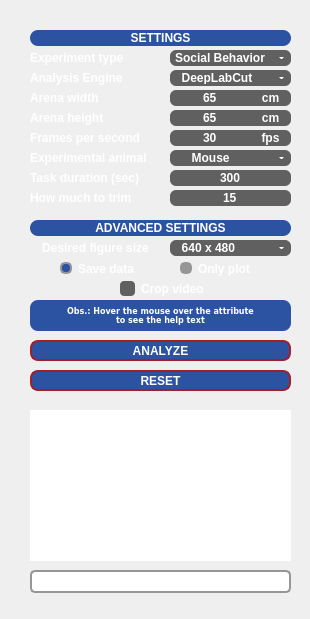
    <widget class="QWidget" name="analysis_tab">
     <attribute name="title">
      <string>ANALYSIS</string>
     </attribute>
     <widget class="QFrame" name="interface_frame">
      <property name="geometry">
       <rect>
        <x>10</x>
        <y>10</y>
        <width>291</width>
        <height>600</height>
       </rect>
      </property>
      <property name="sizePolicy">
       <sizepolicy hsizetype="Preferred" vsizetype="Preferred">
        <horstretch>0</horstretch>
        <verstretch>0</verstretch>
       </sizepolicy>
      </property>
      <property name="maximumSize">
       <size>
        <width>500</width>
        <height>600</height>
       </size>
      </property>
      <property name="styleSheet">
       <string notr="true">QLabel{}QCheckBox{color:#FFFFFF;font:8pt&quot;DejaVu Sans&quot;;font-weight:bold;}QCheckBox::indicator{width:15px;height:15px;background-color:#606060;border-radius:4px;}QCheckBox::indicator:checked{background-color:#A21F27;}</string>
      </property>
      <widget class="QPushButton" name="analysis_button">
       <property name="geometry">
        <rect>
         <x>20</x>
         <y>330</y>
         <width>261</width>
         <height>21</height>
        </rect>
       </property>
       <property name="cursor">
        <cursorShape>PointingHandCursor</cursorShape>
       </property>
       <property name="styleSheet">
        <string notr="true">QPushButton{font:10pt&quot;DejaVu Sans&quot;;font-weight:bold;}QPushButton{border:2px solid #A21F27;border-radius:8px;background-color:#2C53A1;color:#FFFFFF;font:10pt&quot;DejaVu Sans&quot;;font-weight:bold;}QPushButton:pressed{border:2px solid #A21F27;border-radius:8px;background-color:#A21F27;color:#FFFFFF;}</string>
       </property>
       <property name="text">
        <string notr="true">ANALYZE</string>
       </property>
      </widget>
      <widget class="QLabel" name="label_1">
       <property name="geometry">
        <rect>
         <x>20</x>
         <y>20</y>
         <width>261</width>
         <height>16</height>
        </rect>
       </property>
       <property name="styleSheet">
        <string notr="true">QLabel{border:#969696;background-color:#2C53A1;border-radius:8px;color:#FFFFFF;font:7pt&quot;DejaVu Sans&quot;;font-weight:bold;}</string>
       </property>
       <property name="text">
        <string notr="true">SETTINGS</string>
       </property>
       <property name="alignment">
        <set>Qt::AlignCenter</set>
       </property>
      </widget>
      <widget class="QComboBox" name="type_combobox">
       <property name="geometry">
        <rect>
         <x>160</x>
         <y>40</y>
         <width>121</width>
         <height>16</height>
        </rect>
       </property>
       <property name="cursor">
        <cursorShape>PointingHandCursor</cursorShape>
       </property>
       <property name="styleSheet">
        <string notr="true">QComboBox{color:#FFFFFF;font:7pt&quot;DejaVu Sans&quot;;font-weight:bold;background-color:#606060;border:0px;border-radius:6px;}QListView{color:#FFFFFF;font:8pt&quot;Century Gothic&quot;;font-weight:bold;background-color:#969696;border:0px;}QListView{color:#FFFFFF;font:7pt&quot;DejaVu Sans&quot;;font-weight:bold;background-color:#606060;border:0px;border-radius:6px;}QComboBox::drop-down{width:20px;border:5px;}QComboBox::down-arrow{border-left:2px solid none;border-right:2px solid none;border-top:2px solid #FFFFFF;width:0.5px;height:1px;border-radius:2px;}QComboBox::down-arrow:hover{border-left:2px solid none;border-right:2px solid none;border-top:2px solid #A21F27;width:0.5px;height:1px;border-radius:2px;}QAbstractItemView{border:2px solid #969696;selection-background-color:#2C53A1;}</string>
       </property>
       <property name="currentText">
        <string notr="true">Social Behavior</string>
       </property>
       <property name="currentIndex">
        <number>0</number>
       </property>
       <item>
        <property name="text">
         <string>Social Behavior</string>
        </property>
       </item>
       <item>
        <property name="text">
         <string notr="true">   Plus Maze</string>
        </property>
       </item>
       <item>
        <property name="text">
         <string notr="true">   Open Field</string>
        </property>
       </item>
      </widget>
      <widget class="QPushButton" name="clear_button">
       <property name="geometry">
        <rect>
         <x>20</x>
         <y>360</y>
         <width>261</width>
         <height>21</height>
        </rect>
       </property>
       <property name="cursor">
        <cursorShape>PointingHandCursor</cursorShape>
       </property>
       <property name="styleSheet">
        <string notr="true">QPushButton{font:14pt&quot;DejaVu Sans&quot;;font-weight:bold;}QPushButton{border:2px solid #A21F27;border-radius:8px;background-color:#2C53A1;color:#FFFFFF;font:10pt&quot;DejaVu Sans&quot;;font-weight:bold;}QPushButton:pressed{border:2px solid #A21F27;border-radius:8px;background-color:#A21F27;color:#FFFFFF;}</string>
       </property>
       <property name="text">
        <string notr="true">RESET</string>
       </property>
      </widget>
      <widget class="QLineEdit" name="arena_width_lineedit">
       <property name="geometry">
        <rect>
         <x>160</x>
         <y>80</y>
         <width>81</width>
         <height>16</height>
        </rect>
       </property>
       <property name="styleSheet">
        <string notr="true">QLineEdit{border:#969696;background-color:#606060;border-bottom-left-radius:6px;border-top-left-radius:6px;color:#FFFFFF;font:7pt&quot;DejaVu Sans&quot;;font-weight:bold;}</string>
       </property>
       <property name="text">
        <string notr="true">65</string>
       </property>
       <property name="alignment">
        <set>Qt::AlignCenter</set>
       </property>
      </widget>
      <widget class="QLineEdit" name="arena_height_lineedit">
       <property name="geometry">
        <rect>
         <x>160</x>
         <y>100</y>
         <width>81</width>
         <height>16</height>
        </rect>
       </property>
       <property name="styleSheet">
        <string notr="true">QLineEdit{border:#969696;background-color:#606060;border-bottom-left-radius:6px;border-top-left-radius:6px;color:#FFFFFF;font:7pt&quot;DejaVu Sans&quot;;font-weight:bold;}</string>
       </property>
       <property name="text">
        <string notr="true">65</string>
       </property>
       <property name="alignment">
        <set>Qt::AlignCenter</set>
       </property>
      </widget>
      <widget class="QLineEdit" name="frames_per_second_lineedit">
       <property name="geometry">
        <rect>
         <x>160</x>
         <y>120</y>
         <width>81</width>
         <height>16</height>
        </rect>
       </property>
       <property name="styleSheet">
        <string notr="true">QLineEdit{border:#969696;background-color:#606060;border-bottom-left-radius:6px;border-top-left-radius:6px;color:#FFFFFF;font:7pt&quot;DejaVu Sans&quot;;font-weight:bold;}</string>
       </property>
       <property name="text">
        <string notr="true">30</string>
       </property>
       <property name="alignment">
        <set>Qt::AlignCenter</set>
       </property>
      </widget>
      <widget class="QLabel" name="label_2">
       <property name="geometry">
        <rect>
         <x>20</x>
         <y>40</y>
         <width>112</width>
         <height>16</height>
        </rect>
       </property>
       <property name="maximumSize">
        <size>
         <width>114</width>
         <height>16</height>
        </size>
       </property>
       <property name="styleSheet">
        <string notr="true">QLabel{color:#FFFFFF;font:7pt&quot;DejaVu Sans&quot;;font-weight:bold;}</string>
       </property>
       <property name="text">
        <string notr="true">Experiment type</string>
       </property>
       <property name="alignment">
        <set>Qt::AlignLeading|Qt::AlignLeft|Qt::AlignVCenter</set>
       </property>
      </widget>
      <widget class="QLabel" name="label_3">
       <property name="geometry">
        <rect>
         <x>20</x>
         <y>80</y>
         <width>114</width>
         <height>16</height>
        </rect>
       </property>
       <property name="maximumSize">
        <size>
         <width>114</width>
         <height>16</height>
        </size>
       </property>
       <property name="styleSheet">
        <string notr="true">QLabel{color:#FFFFFF;font:7pt&quot;DejaVu Sans&quot;;font-weight:bold;}</string>
       </property>
       <property name="text">
        <string notr="true">Arena width</string>
       </property>
       <property name="alignment">
        <set>Qt::AlignLeading|Qt::AlignLeft|Qt::AlignVCenter</set>
       </property>
      </widget>
      <widget class="QLabel" name="label_4">
       <property name="geometry">
        <rect>
         <x>20</x>
         <y>100</y>
         <width>114</width>
         <height>16</height>
        </rect>
       </property>
       <property name="maximumSize">
        <size>
         <width>114</width>
         <height>16</height>
        </size>
       </property>
       <property name="styleSheet">
        <string notr="true">QLabel{color:#FFFFFF;font:7pt&quot;DejaVu Sans&quot;;font-weight:bold;}</string>
       </property>
       <property name="text">
        <string notr="true">Arena height</string>
       </property>
       <property name="alignment">
        <set>Qt::AlignLeading|Qt::AlignLeft|Qt::AlignVCenter</set>
       </property>
      </widget>
      <widget class="QLabel" name="label_5">
       <property name="geometry">
        <rect>
         <x>20</x>
         <y>120</y>
         <width>131</width>
         <height>16</height>
        </rect>
       </property>
       <property name="styleSheet">
        <string notr="true">QLabel{color:#FFFFFF;font:7pt&quot;DejaVu Sans&quot;;font-weight:bold;}</string>
       </property>
       <property name="text">
        <string notr="true">Frames per second</string>
       </property>
       <property name="alignment">
        <set>Qt::AlignLeading|Qt::AlignLeft|Qt::AlignVCenter</set>
       </property>
      </widget>
      <widget class="QLabel" name="label_6">
       <property name="geometry">
        <rect>
         <x>240</x>
         <y>80</y>
         <width>41</width>
         <height>16</height>
        </rect>
       </property>
       <property name="styleSheet">
        <string notr="true">QLabel{border:#969696;background-color:#606060;border-bottom-right-radius:6px;border-top-right-radius:6px;color:#FFFFFF;font:7pt&quot;DejaVu Sans&quot;;font-weight:bold;}</string>
       </property>
       <property name="text">
        <string notr="true">cm</string>
       </property>
       <property name="alignment">
        <set>Qt::AlignCenter</set>
       </property>
      </widget>
      <widget class="QLabel" name="label_7">
       <property name="geometry">
        <rect>
         <x>240</x>
         <y>100</y>
         <width>41</width>
         <height>16</height>
        </rect>
       </property>
       <property name="styleSheet">
        <string notr="true">QLabel{border:#969696;background-color:#606060;border-bottom-right-radius:6px;border-top-right-radius:6px;color:#FFFFFF;font:7pt&quot;DejaVu Sans&quot;;font-weight:bold;}</string>
       </property>
       <property name="text">
        <string notr="true">cm</string>
       </property>
       <property name="alignment">
        <set>Qt::AlignCenter</set>
       </property>
      </widget>
      <widget class="QLabel" name="label_8">
       <property name="geometry">
        <rect>
         <x>240</x>
         <y>120</y>
         <width>41</width>
         <height>16</height>
        </rect>
       </property>
       <property name="styleSheet">
        <string notr="true">QLabel{border:#969696;background-color:#606060;border-bottom-right-radius:6px;border-top-right-radius:6px;color:#FFFFFF;font:7pt&quot;DejaVu Sans&quot;;font-weight:bold;}</string>
       </property>
       <property name="text">
        <string notr="true">fps</string>
       </property>
       <property name="alignment">
        <set>Qt::AlignCenter</set>
       </property>
      </widget>
      <widget class="QLabel" name="label_10">
       <property name="geometry">
        <rect>
         <x>20</x>
         <y>140</y>
         <width>131</width>
         <height>16</height>
        </rect>
       </property>
       <property name="toolTip">
        <string>&lt;html&gt;&lt;head/&gt;&lt;body&gt;&lt;p&gt;&lt;span style=&quot; font-size:8pt; font-weight:400;&quot;&gt;Select the experimental animal used.&lt;/span&gt;&lt;/p&gt;&lt;p align=&quot;justify&quot;&gt;&lt;span style=&quot; font-size:8pt; font-weight:400; font-style:italic;&quot;&gt;Currently the calculations are being made considering these animals:&lt;br/&gt;Mouse = C57BL/6&lt;br/&gt;Rat = Wistar&lt;/span&gt;&lt;/p&gt;&lt;/body&gt;&lt;/html&gt;</string>
       </property>
       <property name="styleSheet">
        <string notr="true">QLabel{color:#FFFFFF;font:7pt&quot;DejaVu Sans&quot;;font-weight:bold;}</string>
       </property>
       <property name="text">
        <string notr="true">Experimental animal</string>
       </property>
       <property name="alignment">
        <set>Qt::AlignLeading|Qt::AlignLeft|Qt::AlignVCenter</set>
       </property>
      </widget>
      <widget class="QTextEdit" name="resume_lineedit">
       <property name="geometry">
        <rect>
         <x>20</x>
         <y>400</y>
         <width>261</width>
         <height>151</height>
        </rect>
       </property>
       <property name="styleSheet">
        <string notr="true">QTextEdit{color:#FFFFFF;font:5pt&quot;DejaVu Sans&quot;;font-weight:bold}
QScrollBar:horizontal {
    background-color: #353535;
    height: 10px;
}

QScrollBar::handle:horizontal {
    background-color: #2C53A1;
    min-width: 20px;
}

QScrollBar::add-page:horizontal,
QScrollBar::sub-page:horizontal {
    background-color: #353535;
}

QScrollBar:vertical {
    background-color: #353535;
    width: 10px;
}

QScrollBar::handle:vertical {
    background-color: #2C53A1;
    min-height: 20px;
}

QScrollBar::add-page:vertical,
QScrollBar::sub-page:vertical {
    background-color: #353535;
}</string>
       </property>
       <property name="frameShape">
        <enum>QFrame::NoFrame</enum>
       </property>
       <property name="frameShadow">
        <enum>QFrame::Plain</enum>
       </property>
       <property name="readOnly">
        <bool>true</bool>
       </property>
      </widget>
      <widget class="QProgressBar" name="progress_bar">
       <property name="geometry">
        <rect>
         <x>20</x>
         <y>560</y>
         <width>261</width>
         <height>23</height>
        </rect>
       </property>
       <property name="styleSheet">
        <string notr="true">QProgressBar { border: 2px solid #969696;border-radius:5px;text-align:center;color:#FFFFFF;font:10pt&quot;DejaVu Sans&quot;;font-weight:bold;}QProgressBar::chunk{background-color:#2C53A1;width:20px;}
</string>
       </property>
       <property name="value">
        <number>0</number>
       </property>
      </widget>
      <widget class="QComboBox" name="animal_combobox">
       <property name="geometry">
        <rect>
         <x>160</x>
         <y>140</y>
         <width>121</width>
         <height>16</height>
        </rect>
       </property>
       <property name="cursor">
        <cursorShape>PointingHandCursor</cursorShape>
       </property>
       <property name="toolTip">
        <string>&lt;html&gt;&lt;head/&gt;&lt;body&gt;&lt;p&gt;&lt;span style=&quot; font-size:8pt; font-weight:400;&quot;&gt;Select the experimental animal used.&lt;/span&gt;&lt;/p&gt;&lt;p align=&quot;justify&quot;&gt;&lt;span style=&quot; font-size:8pt; font-weight:400; font-style:italic;&quot;&gt;Currently the calculations are being made considering these animals:&lt;br/&gt;Mouse = C57BL/6&lt;br/&gt;Rat = Wistar&lt;/span&gt;&lt;/p&gt;&lt;/body&gt;&lt;/html&gt;</string>
       </property>
       <property name="styleSheet">
        <string notr="true">QComboBox{color:#FFFFFF;font:7pt&quot;DejaVu Sans&quot;;font-weight:bold;background-color:#606060;border:0px;border-radius:6px;}QListView{color:#FFFFFF;font:8pt&quot;Century Gothic&quot;;font-weight:bold;background-color:#969696;border:0px;}QListView{color:#FFFFFF;font:7pt&quot;DejaVu Sans&quot;;font-weight:bold;background-color:#606060;border:0px;border-radius:6px;}QComboBox::drop-down{width:20px;border:5px;}QComboBox::down-arrow{border-left:2px solid none;border-right:2px solid none;border-top:2px solid #FFFFFF;width:0.5px;height:1px;border-radius:2px;}QComboBox::down-arrow:hover{border-left:2px solid none;border-right:2px solid none;border-top:2px solid #A21F27;width:0.5px;height:1px;border-radius:2px;}QAbstractItemView{border:2px solid #969696;selection-background-color:#2C53A1;}</string>
       </property>
       <property name="currentText">
        <string notr="true">     Mouse</string>
       </property>
       <property name="currentIndex">
        <number>0</number>
       </property>
       <item>
        <property name="text">
         <string notr="true">     Mouse</string>
        </property>
       </item>
       <item>
        <property name="text">
         <string notr="true">        Rat</string>
        </property>
       </item>
      </widget>
      <widget class="QLabel" name="label_12">
       <property name="geometry">
        <rect>
         <x>20</x>
         <y>230</y>
         <width>131</width>
         <height>16</height>
        </rect>
       </property>
       <property name="toolTip">
        <string>&lt;html&gt;&lt;head/&gt;&lt;body&gt;&lt;p&gt;&lt;span style=&quot; font-size:8pt; font-weight:400;&quot;&gt;Set the maximum resolution for the resulting figures computed.&lt;/span&gt;&lt;/p&gt;&lt;p&gt;&lt;span style=&quot; font-size:8pt; font-weight:400; font-style:italic;&quot;&gt;Note that, to maintain aspect ratio of the original file, the final resolution might have &amp;quot;uncommon&amp;quot; sizes and might not match 1:1 the maximum resolution set (if the original image also had &amp;quot;uncommon&amp;quot; resolution).&lt;/span&gt;&lt;/p&gt;&lt;/body&gt;&lt;/html&gt;</string>
       </property>
       <property name="styleSheet">
        <string notr="true">QLabel{color:#FFFFFF;font:7pt&quot;DejaVu Sans&quot;;font-weight:bold;}</string>
       </property>
       <property name="text">
        <string notr="true">Desired figure size</string>
       </property>
       <property name="alignment">
        <set>Qt::AlignCenter</set>
       </property>
      </widget>
      <widget class="QComboBox" name="fig_max_size">
       <property name="geometry">
        <rect>
         <x>160</x>
         <y>230</y>
         <width>121</width>
         <height>16</height>
        </rect>
       </property>
       <property name="sizePolicy">
        <sizepolicy hsizetype="Maximum" vsizetype="Maximum">
         <horstretch>0</horstretch>
         <verstretch>0</verstretch>
        </sizepolicy>
       </property>
       <property name="cursor">
        <cursorShape>PointingHandCursor</cursorShape>
       </property>
       <property name="toolTip">
        <string>&lt;html&gt;&lt;head/&gt;&lt;body&gt;&lt;p&gt;&lt;span style=&quot; font-size:8pt; font-weight:400;&quot;&gt;Set the maximum resolution for the resulting figures computed.&lt;/span&gt;&lt;/p&gt;&lt;p&gt;&lt;span style=&quot; font-size:8pt; font-weight:400; font-style:italic;&quot;&gt;Note that, to maintain aspect ratio of the original file, the final resolution might have &amp;quot;uncommon&amp;quot; sizes and might not match 1:1 the maximum resolution set (if the original image also had &amp;quot;uncommon&amp;quot; resolution).&lt;/span&gt;&lt;/p&gt;&lt;/body&gt;&lt;/html&gt;</string>
       </property>
       <property name="autoFillBackground">
        <bool>false</bool>
       </property>
       <property name="styleSheet">
        <string notr="true">QComboBox{color:#FFFFFF;font:7pt&quot;DejaVu Sans&quot;;font-weight:bold;background-color:#606060;border:0px;border-radius:6px;}QListView{color:#FFFFFF;font:8pt&quot;Century Gothic&quot;;font-weight:bold;background-color:#969696;border:0px;}QListView{color:#FFFFFF;font:7pt&quot;DejaVu Sans&quot;;font-weight:bold;background-color:#606060;border:0px;border-radius:6px;}QComboBox::drop-down{width:20px;border:5px;}QComboBox::down-arrow{border-left:2px solid none;border-right:2px solid none;border-top:2px solid #FFFFFF;width:0.5px;height:1px;border-radius:2px;}QComboBox::down-arrow:hover{border-left:2px solid none;border-right:2px solid none;border-top:2px solid #A21F27;width:0.5px;height:1px;border-radius:2px;}QAbstractItemView{border:2px solid #969696;selection-background-color:#2C53A1;}</string>
       </property>
       <property name="currentText">
        <string notr="true">  640 x 480</string>
       </property>
       <property name="currentIndex">
        <number>0</number>
       </property>
       <property name="sizeAdjustPolicy">
        <enum>QComboBox::AdjustToContentsOnFirstShow</enum>
       </property>
       <item>
        <property name="text">
         <string>  640 x 480</string>
        </property>
       </item>
       <item>
        <property name="text">
         <string notr="true"> 1280 x 720</string>
        </property>
       </item>
       <item>
        <property name="text">
         <string>1920 x 1080</string>
        </property>
       </item>
       <item>
        <property name="text">
         <string>2560 x 1440</string>
        </property>
       </item>
      </widget>
      <widget class="QLabel" name="label_13">
       <property name="geometry">
        <rect>
         <x>20</x>
         <y>290</y>
         <width>261</width>
         <height>31</height>
        </rect>
       </property>
       <property name="font">
        <font>
         <family>DejaVu Sans</family>
         <pointsize>6</pointsize>
         <weight>75</weight>
         <italic>false</italic>
         <bold>true</bold>
        </font>
       </property>
       <property name="styleSheet">
        <string notr="true">QLabel{border:#969696;background-color:#2C53A1;border-radius:8px;color:#FFFFFF;font:6pt&quot;DejaVu Sans&quot;;font-weight:bold;}</string>
       </property>
       <property name="text">
        <string notr="true">Obs.: Hover the mouse over the attribute
to see the help text</string>
       </property>
       <property name="alignment">
        <set>Qt::AlignCenter</set>
       </property>
      </widget>
      <widget class="QRadioButton" name="save_button">
       <property name="geometry">
        <rect>
         <x>50</x>
         <y>250</y>
         <width>91</width>
         <height>17</height>
        </rect>
       </property>
       <property name="styleSheet">
        <string notr="true">QRadioButton{color:#FFFFFF;font:7pt&quot;DejaVu Sans&quot;;font-weight:bold;}QRadioButton::indicator::checked{border:2px solid #969696;border-radius:5px;background-color:#2C53A1;width:8px;height:8px;}QRadioButton::indicator::unchecked{border:2px solid #969696;border-radius:5px;background-color:#969696;width:8px;height:8px;}</string>
       </property>
       <property name="text">
        <string>Save data</string>
       </property>
       <property name="checked">
        <bool>true</bool>
       </property>
       <property name="autoExclusive">
        <bool>true</bool>
       </property>
      </widget>
      <widget class="QRadioButton" name="only_plot_button">
       <property name="geometry">
        <rect>
         <x>170</x>
         <y>250</y>
         <width>81</width>
         <height>17</height>
        </rect>
       </property>
       <property name="styleSheet">
        <string notr="true">QRadioButton{color:#FFFFFF;font:7pt&quot;DejaVu Sans&quot;;font-weight:bold;}QRadioButton::indicator::checked{border:2px solid #969696;border-radius:5px;background-color:#2C53A1;width:8px;height:8px;}QRadioButton::indicator::unchecked{border:2px solid #969696;border-radius:5px;background-color:#969696;width:8px;height:8px;}</string>
       </property>
       <property name="text">
        <string>Only plot</string>
       </property>
       <property name="checked">
        <bool>false</bool>
       </property>
      </widget>
      <widget class="QLabel" name="label_14">
       <property name="geometry">
        <rect>
         <x>20</x>
         <y>210</y>
         <width>261</width>
         <height>16</height>
        </rect>
       </property>
       <property name="styleSheet">
        <string notr="true">QLabel{border:#969696;background-color:#2C53A1;border-radius:8px;color:#FFFFFF;font:7pt&quot;DejaVu Sans&quot;;font-weight:bold;}</string>
       </property>
       <property name="text">
        <string notr="true">ADVANCED SETTINGS</string>
       </property>
       <property name="alignment">
        <set>Qt::AlignCenter</set>
       </property>
      </widget>
      <widget class="QComboBox" name="algo_type_combobox">
       <property name="geometry">
        <rect>
         <x>160</x>
         <y>60</y>
         <width>121</width>
         <height>16</height>
        </rect>
       </property>
       <property name="cursor">
        <cursorShape>PointingHandCursor</cursorShape>
       </property>
       <property name="styleSheet">
        <string notr="true">QComboBox{color:#FFFFFF;font:7pt&quot;DejaVu Sans&quot;;font-weight:bold;background-color:#606060;border:0px;border-radius:6px;}QListView{color:#FFFFFF;font:8pt&quot;Century Gothic&quot;;font-weight:bold;background-color:#969696;border:0px;}QListView{color:#FFFFFF;font:7pt&quot;DejaVu Sans&quot;;font-weight:bold;background-color:#606060;border:0px;border-radius:6px;}QComboBox::drop-down{width:20px;border:5px;}QComboBox::down-arrow{border-left:2px solid none;border-right:2px solid none;border-top:2px solid #FFFFFF;width:0.5px;height:1px;border-radius:2px;}QComboBox::down-arrow:hover{border-left:2px solid none;border-right:2px solid none;border-top:2px solid #A21F27;width:0.5px;height:1px;border-radius:2px;}QAbstractItemView{border:2px solid #969696;selection-background-color:#2C53A1;}</string>
       </property>
       <property name="currentText">
        <string notr="true">  DeepLabCut</string>
       </property>
       <property name="currentIndex">
        <number>0</number>
       </property>
       <item>
        <property name="text">
         <string notr="true">  DeepLabCut</string>
        </property>
       </item>
       <item>
        <property name="text">
         <string notr="true">      Bonsai</string>
        </property>
       </item>
      </widget>
      <widget class="QLabel" name="label_9">
       <property name="geometry">
        <rect>
         <x>20</x>
         <y>60</y>
         <width>112</width>
         <height>16</height>
        </rect>
       </property>
       <property name="maximumSize">
        <size>
         <width>114</width>
         <height>16</height>
        </size>
       </property>
       <property name="styleSheet">
        <string notr="true">QLabel{color:#FFFFFF;font:7pt&quot;DejaVu Sans&quot;;font-weight:bold;}</string>
       </property>
       <property name="text">
        <string notr="true">Analysis Engine</string>
       </property>
       <property name="alignment">
        <set>Qt::AlignLeading|Qt::AlignLeft|Qt::AlignVCenter</set>
       </property>
      </widget>
      <widget class="QLabel" name="label_11">
       <property name="geometry">
        <rect>
         <x>20</x>
         <y>160</y>
         <width>114</width>
         <height>16</height>
        </rect>
       </property>
       <property name="maximumSize">
        <size>
         <width>114</width>
         <height>16</height>
        </size>
       </property>
       <property name="styleSheet">
        <string notr="true">QLabel{color:#FFFFFF;font:7pt&quot;DejaVu Sans&quot;;font-weight:bold;}</string>
       </property>
       <property name="text">
        <string notr="true">Task duration (sec)</string>
       </property>
       <property name="alignment">
        <set>Qt::AlignLeading|Qt::AlignLeft|Qt::AlignVCenter</set>
       </property>
      </widget>
      <widget class="QLineEdit" name="crop_video_lineedit">
       <property name="geometry">
        <rect>
         <x>160</x>
         <y>160</y>
         <width>121</width>
         <height>16</height>
        </rect>
       </property>
       <property name="styleSheet">
        <string notr="true">QLineEdit{border:#969696;background-color:#606060;border-bottom-left-radius:6px;border-top-left-radius:6px;color:#FFFFFF;font:7pt&quot;DejaVu Sans&quot;;font-weight:bold;border-bottom-right-radius:6px;border-top-right-radius:6px}</string>
       </property>
       <property name="text">
        <string notr="true">300</string>
       </property>
       <property name="alignment">
        <set>Qt::AlignCenter</set>
       </property>
      </widget>
      <widget class="QCheckBox" name="crop_video_checkbox">
       <property name="geometry">
        <rect>
         <x>110</x>
         <y>270</y>
         <width>88</width>
         <height>17</height>
        </rect>
       </property>
       <property name="text">
        <string>Crop video</string>
       </property>
      </widget>
      <widget class="QLineEdit" name="crop_video_time_lineedit">
       <property name="geometry">
        <rect>
         <x>160</x>
         <y>180</y>
         <width>121</width>
         <height>16</height>
        </rect>
       </property>
       <property name="styleSheet">
        <string notr="true">QLineEdit{border:#969696;background-color:#606060;border-bottom-left-radius:6px;border-top-left-radius:6px;color:#FFFFFF;font:7pt&quot;DejaVu Sans&quot;;font-weight:bold;border-bottom-right-radius:6px;border-top-right-radius:6px}</string>
       </property>
       <property name="text">
        <string notr="true">15</string>
       </property>
       <property name="alignment">
        <set>Qt::AlignCenter</set>
       </property>
      </widget>
      <widget class="QLabel" name="label_15">
       <property name="geometry">
        <rect>
         <x>20</x>
         <y>180</y>
         <width>114</width>
         <height>16</height>
        </rect>
       </property>
       <property name="maximumSize">
        <size>
         <width>114</width>
         <height>16</height>
        </size>
       </property>
       <property name="styleSheet">
        <string notr="true">QLabel{color:#FFFFFF;font:7pt&quot;DejaVu Sans&quot;;font-weight:bold;}</string>
       </property>
       <property name="text">
        <string notr="true">How much to trim</string>
       </property>
       <property name="alignment">
        <set>Qt::AlignLeading|Qt::AlignLeft|Qt::AlignVCenter</set>
       </property>
      </widget>
     </widget>
    </widget>
